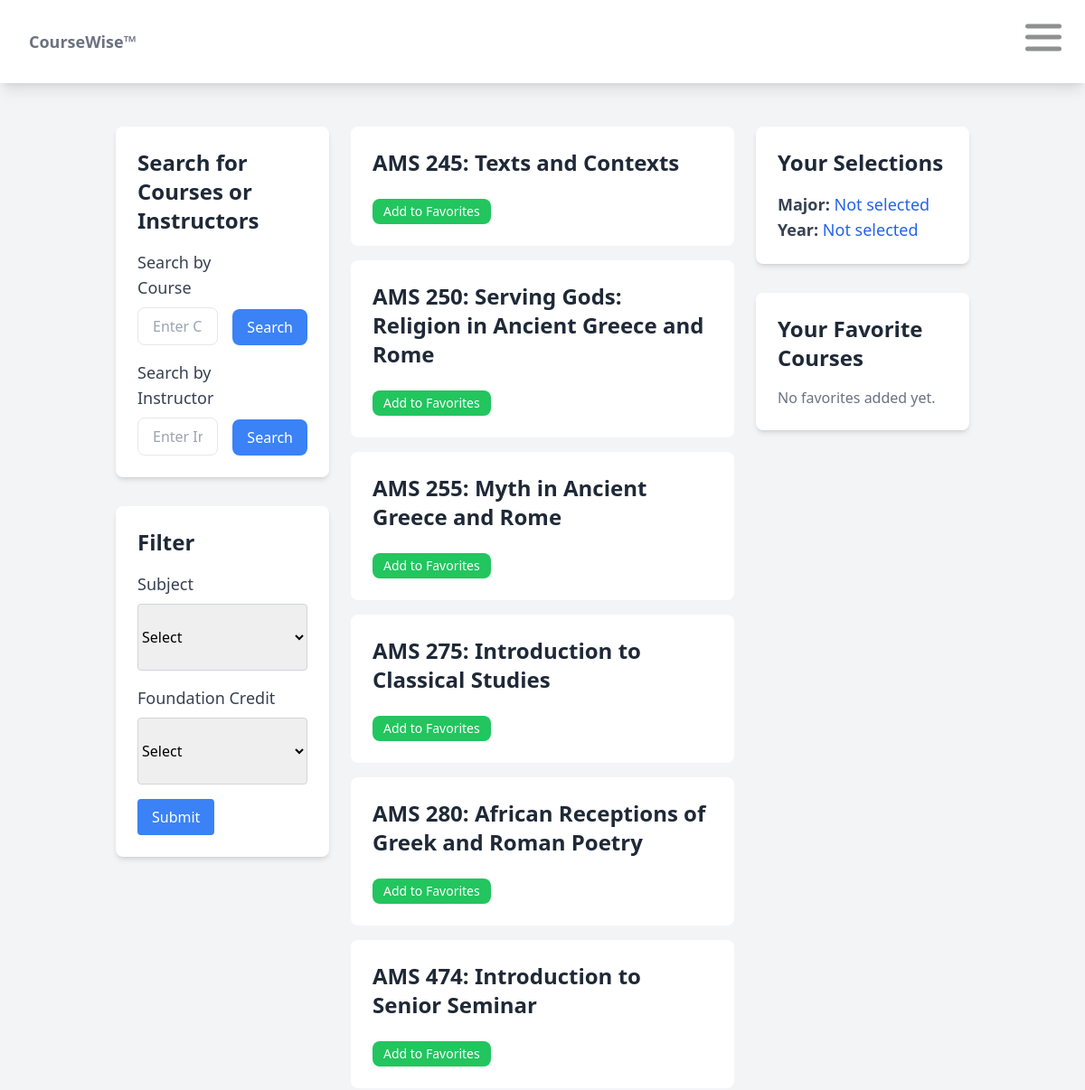
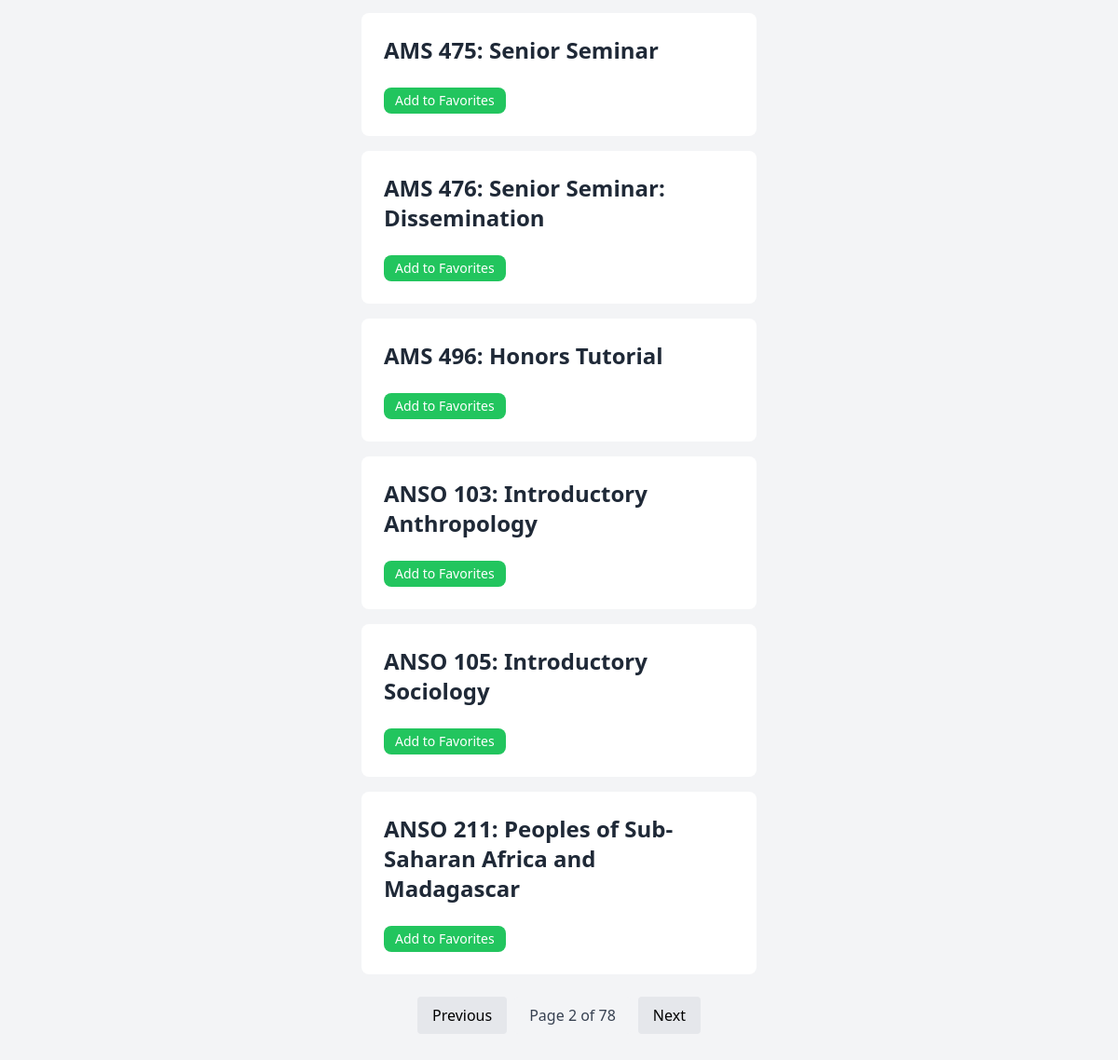
/courses/?page=2, run on the app's committed database (2 pictures, top to bottom).
### courses/models.py (models this page shows)
class CourseInfo(models.Model):
    semester = models.CharField(max_length=255)
    year = models.CharField(max_length=255)
    subject = models.CharField(max_length=255)
    course_number = models.IntegerField()
    course_title = models.CharField(max_length=255)
    catalog_title = models.CharField(max_length=255)
    f_credits = models.CharField(max_length=255)
    prereqs = models.CharField(max_length=255)
    meeting_pattern = models.CharField(max_length=255)
    meeting_time = models.CharField(max_length=255)
    instructor = models.CharField(max_length=255)
    max_enrollment = models.IntegerField()
    students_enrolled = models.IntegerField()
    primary_requests = models.IntegerField()
    major_requests = models.IntegerField()
    senior_requests = models.IntegerField()
    seniors_enrolled = models.IntegerField()
    junior_requests = models.IntegerField()
    juniors_enrolled = models.IntegerField()
    sophomore_requests = models.IntegerField()
    sophomores_enrolled = models.IntegerField()
    first_year_requests = models.IntegerField()
    first_years_enrolled = models.IntegerField()

### courses/views.py (the view, shortened to what this page needs)
# urls.py: 2. Add a URL to urlpatterns:  path('', views.home, name='home')
def home(request):
    course_subject = request.POST.get('course_subject', 'Not selected')
    f_credit = request.POST.get('f_credit', 'Not selected')
    major = request.session.get('major', 'Not selected')
    year = request.session.get('year', 'Not selected')
    if course_subject == 'Not selected' and f_credit == 'Not selected':
        courses = CourseInfo.objects.values('subject', 'course_number', 'catalog_title').distinct().order_by('subject',
                                                                                       'course_number')
    elif course_subject != 'Not selected' and f_credit == 'Not selected':
        courses = CourseInfo.objects.filter(f_credits__icontains=f_credit).values('subject', 'course_number', 'catalog_title').distinct().order_by('subject', 'course_number')
    else:
        courses = CourseInfo.objects.filter(subject__icontains=course_subject, f_credits__icontains=f_credit).values('subject', 'course_number',
                                                                                  'catalog_title').distinct().order_by(
            'subject', 'course_number')
    favorites = request.session.get('favorites', [])
    favorites.sort()
    favorite_courses = []
    for fav in favorites:
        subject, course_number = fav.split('-')
        course = CourseInfo.objects.filter(subject=subject, course_number=course_number).first()
        if course:
            favorite_courses.append(course)
    course_search = request.GET.get('courseSearch', '').strip()
    instructor_search = request.GET.get('instructorSearch', '').strip()
    paginator = Paginator(courses, 12)  # Show 12 courses per page
    page_number = request.GET.get('page')
    page_obj = paginator.get_page(page_number)
    return render(request, 'home.html', {
        'major': major,
        'year': year,
        'course_search': course_search,
        'instructor_search': instructor_search,
        'courses': page_obj,
        'favorite_courses': favorite_courses
    })

### templates/home.html (shortened to what this page needs)
{% extends "base.html" %}
{% block content %}
    <div class="flex container mx-auto px-6 py-8">
        <div class="container justify-start basis-1/4">
            <div class="bg-white shadow-md rounded-lg p-6 mb-8">
                <h2 class="text-2xl font-semibold text-gray-800 mb-4">Search for Courses or Instructors</h2>
                <form method="get" action="{% url 'home' %}" class="flex space-x-4 mb-4">
                    <div class="flex flex-col w-full">
                        <label for="courseSearch" class="text-lg font-medium text-gray-700 mb-2">Search by Course</label>
                        <input type="text" id="courseSearch" name="courseSearch" value="{{ course_search }}" class="px-4 py-2 border rounded-lg w-full" placeholder="Enter Course" />
                    </div>
                    <div class="flex items-end">
                        <button type="submit" class="bg-blue-500 text-white py-2 px-4 rounded-lg hover:bg-blue-700 transition-all duration-300">
                            Search
                        </button>
                    </div>
                </form>
                <form method="get" action="{% url 'instructor_history' %}" class="flex space-x-4">
                    <div class="flex flex-col w-full">
                        <label for="instructorSearch" class="text-lg font-medium text-gray-700 mb-2">Search by Instructor</label>
                        <input type="text" id="instructorSearch" name="instructorSearch" value="{{ instructor_search }}" class="px-4 py-2 border rounded-lg w-full" placeholder="Enter Instructor" />
                    </div>
                    <div class="flex items-end">
                        <button type="submit" class="bg-blue-500 text-white py-2 px-4 rounded-lg hover:bg-blue-700 transition-all duration-300">
                            Search
                        </button>
                    </div>
                </form>
            </div>
            <div class="bg-white shadow-md rounded-lg p-6 mb-8">
                <h2 class="text-2xl font-semibold text-gray-800 mb-4">Filter</h2>
                <form method="POST" action="{% url 'home' %}">
                    <div class="mb-4">
                        <label for="course_subject" class="block text-lg font-medium text-gray-700">Subject</label>
                        <select id="course_subject" name="course_subject" class="mt-2 py-6 border border-gray-300 rounded w-full">
                            <option value="">Select</option>
                        </select>
                    </div>
                    <div class="mb-4">
                        <label for="f_credit" class="block text-lg font-medium text-gray-700">Foundation Credit</label>
                        <select id="f_credit" name="f_credit" class="mt-2 py-6 border border-gray-300 rounded w-full">
                            <option value="">Select</option>
                        </select>
                    </div>
                    <button type="submit" class="bg-blue-500 text-white py-2 px-4 rounded hover:bg-blue-700">Submit</button>
                </form>
            </div>
        </div>
        <div class="container justify-center px-6 basis-2/4">
            {% for course in courses %}
                {% if course.catalog_title != '' %}
                    <div class="course-container">
                        <div onclick="location.href='{% url 'course_page' course.subject course.course_number %}';" style="cursor: pointer;">
                            <h1 class="text-2xl font-semibold text-gray-800 mb-6">
                                {{ course.subject }} {{ course.course_number }}: {{ course.catalog_title }}
                            </h1>
                        </div>
                         <button onclick="addToFavorites('{{ course.subject }}', '{{ course.course_number }}')"
                                    class="bg-green-500 text-white py-1 px-3 rounded-lg hover:bg-green-600 transition-all duration-300 text-sm z-3">
                                    Add to Favorites
                         </button>
                    </div>
                {% endif %}
            {% empty %}
                <p class="text-gray-500 text-center">No courses available.</p>
            {% endfor %}
                <div class="mt-6 flex justify-center space-x-2">
                    {% if courses.has_previous %}
                        <a href="?page={{ courses.previous_page_number }}{% if course_search %}&courseSearch={{ course_search }}{% endif %}" class="px-4 py-2 bg-gray-200 rounded hover:bg-gray-300">Previous</a>
                    {% endif %}
                    <span class="px-4 py-2 bg-gray-100 rounded text-gray-700">Page {{ courses.number }} of {{ courses.paginator.num_pages }}</span>
                    {% if courses.has_next %}
                        <a href="?page={{ courses.next_page_number }}{% if course_search %}&courseSearch={{ course_search }}{% endif %}" class="px-4 py-2 bg-gray-200 rounded hover:bg-gray-300">Next</a>
                    {% endif %}
                </div>
        </div>
        <div class="container justify-end basis-1/4">
            <div class="bg-white shadow-md rounded-lg p-6 mb-8">
                <h2 class="text-2xl font-semibold text-gray-800 mb-4">Your Selections</h2>
                <p class="text-lg font-medium text-gray-700">
                    <strong>Major:</strong> <span class="text-blue-600">{{ major }}</span>
                </p>
                <p class="text-lg font-medium text-gray-700">
                    <strong>Year:</strong> <span class="text-blue-600">{{ year }}</span>
                </p>
            </div>
            <div class="bg-white shadow-md rounded-lg p-6 mb-8">
                <h2 class="text-2xl font-semibold text-gray-800 mb-4">Your Favorite Courses</h2>
                {% if favorite_courses %}
                    <ul class="space-y-3">
                        {% for course in favorite_courses %}
                            <li class="flex items-center justify-between">
                                <a href="{% url 'course_page' course.subject course.course_number %}" class="text-blue-600 hover:text-blue-800 transition-all duration-300">
                                    {{ course.subject }} {{ course.course_number }}
                                </a>
                                <button onclick="removeFromFavorites('{{ course.subject }}', '{{ course.course_number }}')"
                                        class="bg-red-500 text-white py-1 px-3 rounded-lg hover:bg-red-600 transition-all duration-300 text-sm">
                                    Remove
                                </button>
                            </li>
                        {% endfor %}
                    </ul>
                {% else %}
                    <p class="text-gray-500">No favorites added yet.</p>
                {% endif %}
            </div>
        </div>
    </div>
{% endblock %}

### templates/base.html (style rules this page uses)
.course-container { background-color: white; border-radius: 0.5rem; padding: 1.5rem; margin-bottom: 1rem; }

### data on the page
CourseInfo: subject "AMS", course_number "245", catalog_title "Texts and Contexts"
CourseInfo: subject "ANSO", course_number "211", catalog_title "Peoples of Sub-Saharan Africa and Madagascar"

### other printed values
{{ course.subject }} "AMS" "AMS" "AMS" "AMS" "AMS" "AMS" "AMS" "AMS" "ANSO" "ANSO"
{{ course.course_number }} "250" "255" "275" "280" "474" "475" "476" "496" "103" "105"
{{ course.catalog_title }} "Serving Gods: Religion in Ancient Greece and Rome" "Myth in Ancient Greece and Rome" "Introduction to Classical Studies" "African Receptions of Greek and Roman Poetry" "Introduction to Senior Seminar" "Senior Seminar" "Senior Seminar: Dissemination" "Honors Tutorial" "Introductory Anthropology" "Introductory Sociology"
{{ courses.number }} "2"
{{ courses.paginator.num_pages }} "78"
{{ major }} "Not selected"
{{ year }} "Not selected"
